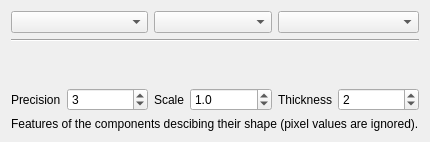
         <widget class="QWidget" name="tab_ImgFea">
          <attribute name="title">
           <string>Feature</string>
          </attribute>
          <layout class="QGridLayout" name="gridLayout_5">
           <item row="1" column="0" colspan="6">
            <widget class="Line" name="line_ImgFea">
             <property name="orientation">
              <enum>Qt::Horizontal</enum>
             </property>
            </widget>
           </item>
           <item row="3" column="3">
            <widget class="QDoubleSpinBox" name="doubleSpinBox_ImgFea_Scale">
             <property name="sizePolicy">
              <sizepolicy hsizetype="Ignored" vsizetype="Fixed">
               <horstretch>0</horstretch>
               <verstretch>0</verstretch>
              </sizepolicy>
             </property>
             <property name="decimals">
              <number>1</number>
             </property>
             <property name="minimum">
              <double>0.100000000000000</double>
             </property>
             <property name="maximum">
              <double>9.900000000000000</double>
             </property>
             <property name="singleStep">
              <double>0.100000000000000</double>
             </property>
             <property name="value">
              <double>1.000000000000000</double>
             </property>
            </widget>
           </item>
           <item row="3" column="1">
            <widget class="QSpinBox" name="spinBox_ImgFea_Precision">
             <property name="sizePolicy">
              <sizepolicy hsizetype="Ignored" vsizetype="Fixed">
               <horstretch>0</horstretch>
               <verstretch>0</verstretch>
              </sizepolicy>
             </property>
             <property name="minimum">
              <number>1</number>
             </property>
             <property name="maximum">
              <number>9</number>
             </property>
             <property name="value">
              <number>3</number>
             </property>
            </widget>
           </item>
           <item row="3" column="2">
            <widget class="QLabel" name="label_ImgFea_Scale">
             <property name="sizePolicy">
              <sizepolicy hsizetype="Maximum" vsizetype="Preferred">
               <horstretch>0</horstretch>
               <verstretch>0</verstretch>
              </sizepolicy>
             </property>
             <property name="text">
              <string>Scale</string>
             </property>
            </widget>
           </item>
           <item row="0" column="2" colspan="2">
            <widget class="QComboBox" name="comboBox_ImgFea_Feature">
             <property name="sizePolicy">
              <sizepolicy hsizetype="Preferred" vsizetype="Fixed">
               <horstretch>1</horstretch>
               <verstretch>0</verstretch>
              </sizepolicy>
             </property>
             <property name="minimumSize">
              <size>
               <width>0</width>
               <height>20</height>
              </size>
             </property>
             <property name="maximumSize">
              <size>
               <width>16777215</width>
               <height>16777215</height>
              </size>
             </property>
            </widget>
           </item>
           <item row="3" column="0">
            <widget class="QLabel" name="label_ImgFea_Precision">
             <property name="sizePolicy">
              <sizepolicy hsizetype="Maximum" vsizetype="Preferred">
               <horstretch>0</horstretch>
               <verstretch>0</verstretch>
              </sizepolicy>
             </property>
             <property name="text">
              <string>Precision</string>
             </property>
            </widget>
           </item>
           <item row="0" column="4" colspan="2">
            <widget class="QComboBox" name="comboBox_ImgFea_Geometric">
             <property name="sizePolicy">
              <sizepolicy hsizetype="Preferred" vsizetype="Fixed">
               <horstretch>1</horstretch>
               <verstretch>0</verstretch>
              </sizepolicy>
             </property>
             <property name="minimumSize">
              <size>
               <width>0</width>
               <height>20</height>
              </size>
             </property>
             <property name="maximumSize">
              <size>
               <width>16777215</width>
               <height>16777215</height>
              </size>
             </property>
            </widget>
           </item>
           <item row="0" column="0" colspan="2">
            <widget class="QComboBox" name="comboBox_ImgFea_BaseImage">
             <property name="sizePolicy">
              <sizepolicy hsizetype="Preferred" vsizetype="Fixed">
               <horstretch>1</horstretch>
               <verstretch>0</verstretch>
              </sizepolicy>
             </property>
             <property name="minimumSize">
              <size>
               <width>0</width>
               <height>20</height>
              </size>
             </property>
             <property name="maximumSize">
              <size>
               <width>16777215</width>
               <height>16777215</height>
              </size>
             </property>
            </widget>
           </item>
           <item row="3" column="5">
            <widget class="QSpinBox" name="spinBox_ImgFea_Thickness">
             <property name="sizePolicy">
              <sizepolicy hsizetype="Ignored" vsizetype="Fixed">
               <horstretch>0</horstretch>
               <verstretch>0</verstretch>
              </sizepolicy>
             </property>
             <property name="minimum">
              <number>1</number>
             </property>
             <property name="maximum">
              <number>9</number>
             </property>
             <property name="value">
              <number>2</number>
             </property>
            </widget>
           </item>
           <item row="3" column="4">
            <widget class="QLabel" name="label_ImgFea_Thickness">
             <property name="sizePolicy">
              <sizepolicy hsizetype="Maximum" vsizetype="Preferred">
               <horstretch>0</horstretch>
               <verstretch>0</verstretch>
              </sizepolicy>
             </property>
             <property name="text">
              <string>Thickness</string>
             </property>
            </widget>
           </item>
           <item row="4" column="0" colspan="6">
            <widget class="QLabel" name="label_ImgFea_Info">
             <property name="text">
              <string>Features of the components descibing their shape (pixel values are ignored).</string>
             </property>
            </widget>
           </item>
           <item row="2" column="0">
            <spacer name="verticalSpacer_ImgFea">
             <property name="orientation">
              <enum>Qt::Vertical</enum>
             </property>
             <property name="sizeHint" stdset="0">
              <size>
               <width>20</width>
               <height>40</height>
              </size>
             </property>
            </spacer>
           </item>
          </layout>
         </widget>
